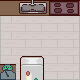

Below is a game level as drawn by its tile map, then a one-line description and the .tmx file that defines it, in full:
An orthogonal 5x5 tile map with 16x16 px tiles, 3 tile layers (Слой тайлов 1, Слой тайлов 2, Слой тайлов 3), 3 tilesets and 11 objects (order, cooking_place, table, sink, fridge, ...).

<map version="1.10" tiledversion="1.11.2" orientation="orthogonal" renderorder="right-down" width="5" height="5" tilewidth="16" tileheight="16" infinite="0" nextlayerid="5" nextobjectid="16">
 <tileset firstgid="1" source="../assets/pixelinterior_LRK/floorswalls_LRK.tsx" />
 <tileset firstgid="225" source="../assets/pixelinterior_LRK/kitchen_LRK.tsx" />
 <tileset firstgid="875" name="Sprite-0002" tilewidth="16" tileheight="16" tilecount="1" columns="1">
  <image source="../assets/Sprite-0002.png" width="16" height="16" />
 </tileset>
 <layer id="1" name="Слой тайлов 1" width="5" height="5">
  <data encoding="csv">
78,77,78,78,78,
90,91,91,91,93,
90,91,91,91,93,
90,91,91,91,93,
78,105,105,105,107
</data>
 </layer>
 <layer id="2" name="Слой тайлов 2" width="5" height="5">
  <data encoding="csv">
255,256,257,258,259,
0,0,0,0,0,
0,0,0,0,0,
0,273,274,0,0,
255,299,300,0,0
</data>
 </layer>
 <layer id="4" name="Слой тайлов 3" width="5" height="5">
  <data encoding="csv">
0,0,0,0,0,
0,0,0,0,0,
0,0,0,0,0,
0,0,0,0,0,
875,0,0,0,0
</data>
 </layer>
 <objectgroup id="3" name="Слой объектов 1">
  <object id="1" x="-5.125" y="-5.125" width="5" height="90.5" />
  <object id="2" x="80.25" y="-5.125" width="5" height="90.625" />
  <object id="3" x="-0.25" y="-5.25" width="80" height="5" />
  <object id="4" x="0.125" y="80.375" width="80" height="5" />
  <object id="5" name="order" x="0" y="64.25" width="16" height="16" />
  <object id="7" name="cooking_place" x="48" y="0" width="31" height="15" />
  <object id="8" name="table" x="0" y="0" width="16" height="15" />
  <object id="10" name="sink" x="17.625" y="0" width="30" height="15" />
  <object id="12" name="fridge" x="19.625" y="65.0163" width="25" height="15.6087" />
  <object id="14" name="GarbageBin" type="trash" x="-22.9432" y="34.9886" width="16" height="16" />
  <object id="15" name="player" x="34.5" y="42.25">
   <point />
  </object>
 </objectgroup>
</map>
